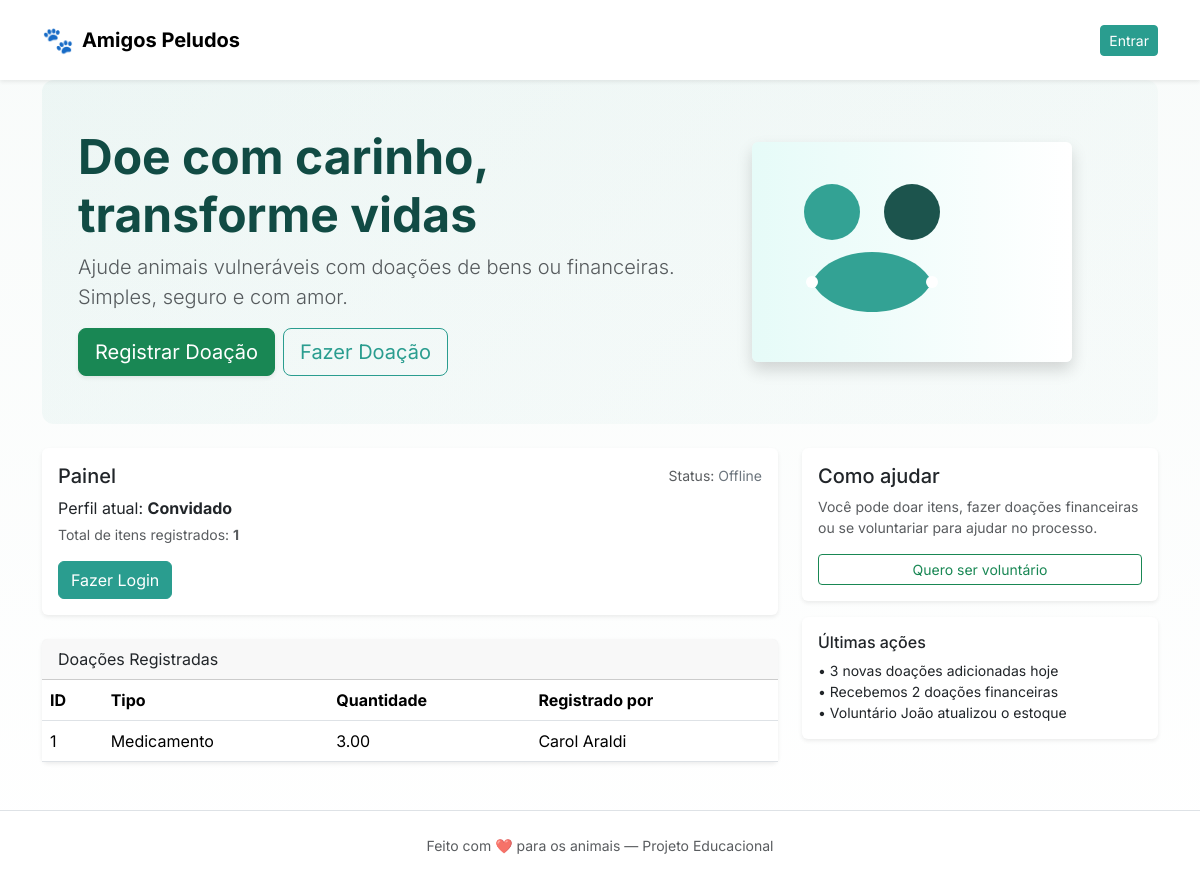
The app's page /, older data.
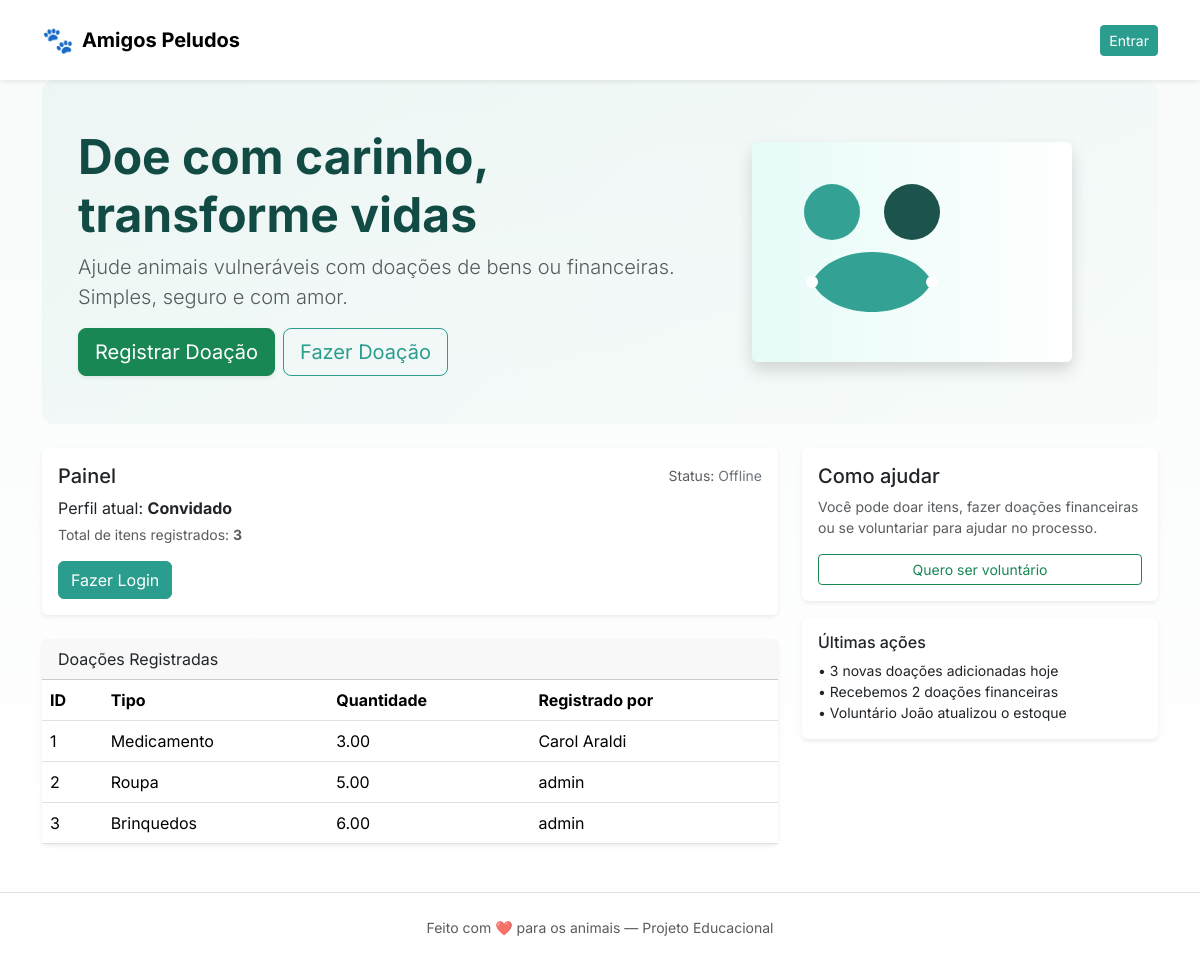
The same page, newer data.
### A3---CyberSecurity-main/app.py (models this page shows, shortened)
class Doacao(db.Model):
    id = db.Column(db.Integer, primary_key=True)
    tipo = db.Column(db.String(80), nullable=False)
    quantidade = db.Column(db.Numeric(12, 2), nullable=False)  # Use Numeric for monetary values
    voluntario_id = db.Column(db.Integer, db.ForeignKey('user.id'), nullable=False)
    registrador = db.relationship('User', back_populates='donations')

class User(db.Model, UserMixin):
    id = db.Column(db.Integer, primary_key=True)
    username = db.Column(db.String(80), unique=True, nullable=False)
    password_hash = db.Column(db.String(128), nullable=False) # Armazena o hash (A02)
    role = db.Column(db.String(20), nullable=False, default='voluntario') # admin, voluntario (A04)
    donations = db.relationship('Doacao', back_populates='registrador', lazy=True)

### A3---CyberSecurity-main/app.py (the view)
@app.route('/')
def index():
    doacoes = Doacao.query.options(db.joinedload(Doacao.registrador)).all()
    return render_template(
        'index.html',
        is_logged_in=current_user.is_authenticated,
        user_role=getattr(current_user, 'role', 'Convidado'),
        doacoes=doacoes,
    )

### A3---CyberSecurity-main/templates/index.html (shortened to what the changed rows need)
{% extends "base.html" %}
{% block content %}
<section class="hero py-5 mb-4">
    <div class="row align-items-center">
        <div class="col-lg-7" data-aos="fade-right">
            <h1 class="display-5 fw-bold">Doe com carinho, transforme vidas</h1>
        </div>
    </div>
</section>
<div class="row">
    <div class="col-lg-8">
        <div class="card mb-4 shadow-sm" data-aos="fade-up">
            <div class="card-body">
                <div class="d-flex justify-content-between align-items-center mb-2">
                    <h2 class="h5 mb-0">Painel</h2>
                </div>
                <p class="text-muted small">Total de itens registrados: <strong>{{ doacoes|length }}</strong></p>
            </div>
        </div>
        <div class="card shadow-sm" data-aos="fade-up" data-aos-delay="80">
            <div class="card-body p-0">
                {% if doacoes %}
                    <div class="table-responsive">
                        <table class="table table-hover mb-0">
                            <thead>
                                <tr>
                                    <th>ID</th>
                                    <th>Tipo</th>
                                    <th>Quantidade</th>
                                    <th>Registrado por</th>
                                </tr>
                            </thead>
                            <tbody>
                            {% for d in doacoes %}
                                <tr>
                                    <td>{{ d.id }}</td>
                                    <td>{{ d.tipo }}</td>
                                    <td>{{ d.quantidade }}</td>
                                    <td>{{ d.registrador.username if d.registrador else '-' }}</td>
                                </tr>
                            {% endfor %}
                            </tbody>
                        </table>
                    </div>
                {% else %}
                    <p class="p-3 mb-0">Nenhuma doação registrada ainda.</p>
                {% endif %}
            </div>
        </div>
    </div>
</div>
{% endblock %}

Row changes from the older to the newer data that the page shows:
added Doacao: id "2", tipo "Roupa", quantidade "5.00", registrador "admin"
added Doacao: id "3", tipo "Brinquedos", quantidade "6.00", registrador "admin"
Text that changed along with them:
{{ doacoes|length }}: "1" → "3"
